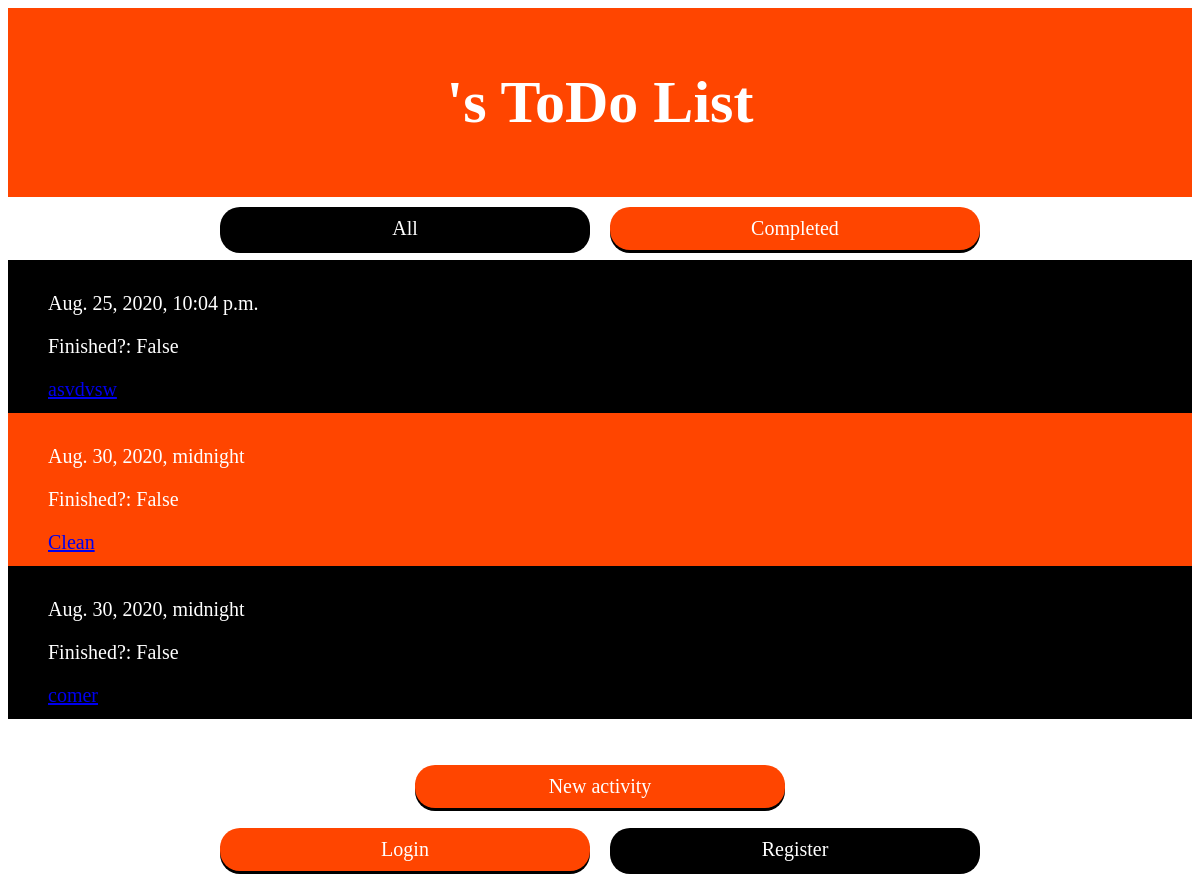
/list/incomplete/, run on an earlier commit of the app's database.
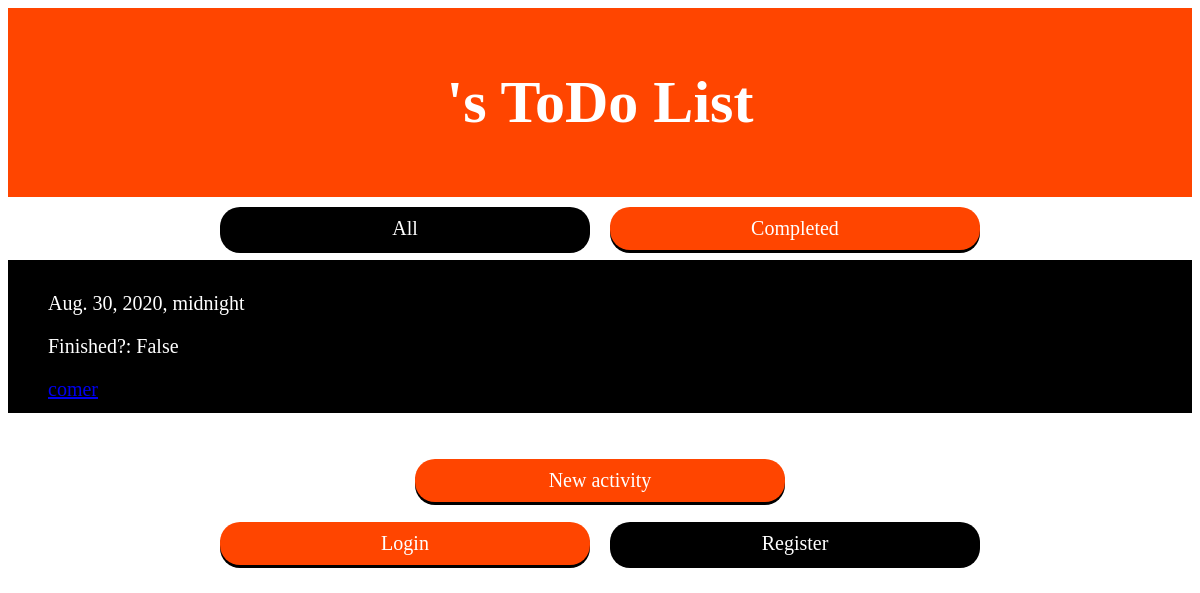
And on a later commit of the database.
### list/models.py (models this page shows)
class List(models.Model):
    title = models.CharField(max_length=140)
    description = models.TextField(blank=True, null=True)
    date = models.DateField()
    due_date = models.DateTimeField()
    done = models.NullBooleanField()
    def get_absolute_url(self):
        return reverse("list:list-detail", kwargs={"id": self.id})

### list/views.py (the view)
# urls.py: path('incomplete/', views.incomplete_view, name='incomplete'),
def incomplete_view(request):
    incompleto = List.objects.filter(done = False)
    context = {
        "object_list": incompleto
    }
    return render(request, "list/incomplete.html", context)

### templates/list/incomplete.html (shortened to what this page needs)
{% extends "base.html" %}
{% block content %}
<header><h1>{{ user.username}}'s ToDo List</h1></header>
<div class="container">
    <a href="../all" class="button black">All</a>
    <a href="../completed" class="button orange">Completed</a>
</div>
<ul>
{% for instance in object_list %}
<li><p>{{ instance.due_date }}</p>
    <p>Finished?: {{ instance.done }}</p>
    <a href="{{ instance.get_absolute_url }}">{{ instance.title }} </a></li>
{% endfor %}
</ul>
    <br><br>
<div class="container">
<a href="../create" class="button orange">New activity</a>
</div>
{% endblock %}

What changed in the data, as far as the page shows it:
removed List: due_date "Aug. 25, 2020, 10:04 p.m.", done "False", title "asvdvsw"
removed List: due_date "Aug. 30, 2020, midnight", done "False", title "Clean"
